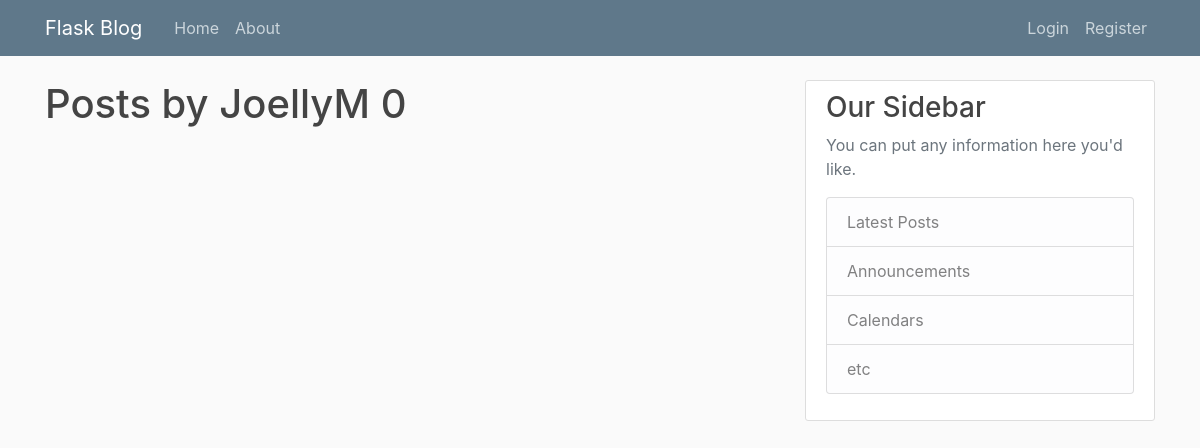
The app's page /user/JoellyM, older data.
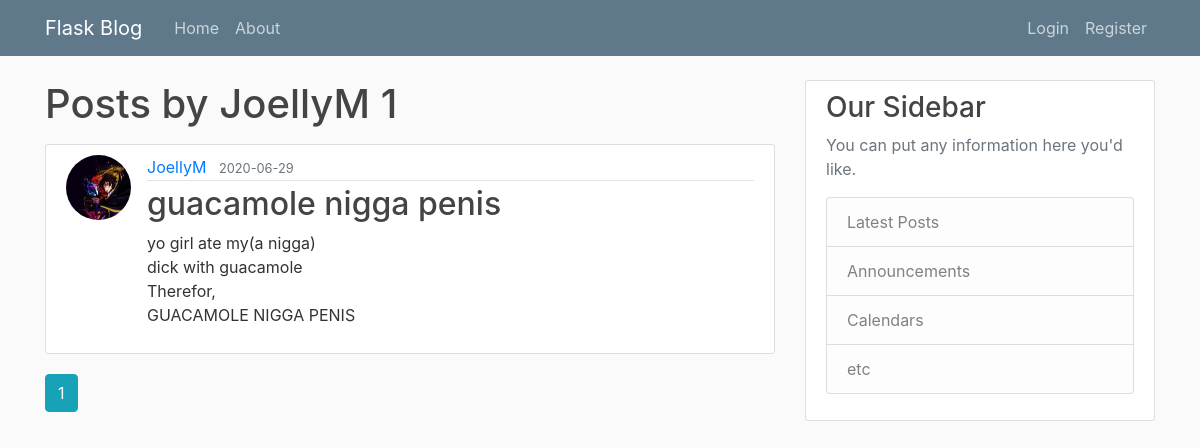
The same page, newer data.
### flaskblog/models.py (models this page shows, shortened)
class Post(db.Model):
    id = db.Column(db.Integer, primary_key=True)
    title = db.Column(db.String(100), nullable=False)
    date_posted = db.Column(db.DateTime, nullable=False, default=datetime.utcnow)
    content = db.Column(db.Text, nullable=False)
    user_id = db.Column(db.Integer, db.ForeignKey('user.id'), nullable=False)

class User(db.Model, UserMixin):
    id = db.Column(db.Integer, primary_key=True)
    username = db.Column(db.String(20), unique=True, nullable=False)
    email = db.Column(db.String(120), unique=True, nullable=False)
    image_file = db.Column(db.String(20), nullable=False, default='default.jpg')
    password = db.Column(db.String(60), nullable=False)
    posts = db.relationship('Post', backref='author', lazy=True)

### flaskblog/routes.py (the view)
@app.route('/user/<string:username>')
def user_posts(username):
    page = request.args.get('page', 1, type=int)
    user = User.query.filter_by(username=username).first_or_404()
    posts = Post.query.filter_by(author=user)\
        .order_by(Post.date_posted.desc())\
        .paginate(page=page, per_page=5)
    return render_template('user_posts.html', posts=posts, user=user)

### flaskblog/templates/user_posts.html (shortened to what this page needs)
{% extends "layout.html" %}
{% block content %}
<h1 class='mb-3'>Posts by {{ user.username }} {{ posts.total }}</h1>
    {% for post in posts.items %}
        <article class="media content-section">
          <img class="rounded-circle article-img" src="{{ url_for('static', filename='profile_pics/' + post.author.image_file) }}">
          <div class="media-body">
            <div class="article-metadata">
              <a class="mr-2" href="{{ url_for('user_posts', username=post.author.username) }}">{{ post.author.username }}</a>
              <small class="text-muted">{{ post.date_posted.strftime('%Y-%m-%d') }}</small>
            </div>
            <h2><a class="article-title" href="{{ url_for('post', post_id=post.id) }}">{{ post.title }}</a></h2>
            <p class="article-content">{{ post.content }}</p>
          </div>
        </article>
    {% endfor %}
    {% for page_num in posts.iter_pages(left_edge=1, right_edge=1, left_current=1, right_current=2) %}
        {% if page_num %}
          {% if posts.page == page_num %}
            <a class='btn btn-info mb-4' href="{{ url_for('user_posts', username=user.username, age=page_num) }}">{{ page_num }}</a>
          {% else %}
            <a class='btn btn-outline-info mb-4' href="{{ url_for('user_posts', username=user.username, page=page_num) }}">{{ page_num }}</a>
          {% endif %}
        {% endif %}
    {% endfor %}
{% endblock content %}

Row changes from the older to the newer data that the page shows:
added Post: image_file (picture), author.username "JoellyM", date_posted "2020-06-29", title "guacamole nigga penis", content "yo girl ate my(a nigga) dick with guacamole Therefor, GUACAMOLE NIGGA PENIS"
Text that changed along with them:
{{ posts.total }}: "0" → "1"
new list line: "1"
